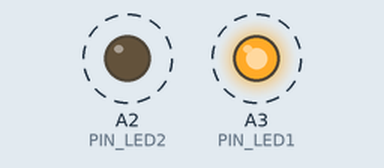
Bench run of a sketch on a simulated Arduino Uno, built with avr-gcc and run on an emulated ATmega328P. Shown: output pins drawn as LEDs (lit = HIGH). Dashed ring = blinking.

Above: at 0.5 s.
Timing chart, 0 to 4.6 s (numbered marks = the images above):
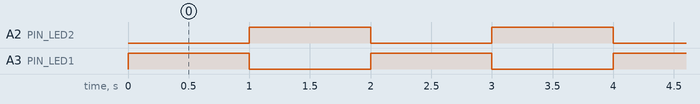

The sketch:

lab1.ino
```cpp
#define PIN_LED1 A3
#define PIN_LED2 A2
#define PIN_BUTTON A1


void setup() {
  // put your setup code here, to run once:
  pinMode(A3, OUTPUT);
  pinMode(A2, OUTPUT);
}

void loop() {
  // put your main code here, to run repeatedly:
  digitalWrite(PIN_LED1, HIGH);
  delay(1000);
  digitalWrite(PIN_LED1, LOW);
  digitalWrite(PIN_LED2, HIGH);
  delay(1000);
  digitalWrite(PIN_LED2, LOW);
}
```

Measured:
- by itself, A2 (PIN_LED2), A3 (PIN_LED1): alternates HIGH for 1.0 s and LOW for 1.0 s
- by itself, everything shown: repeats every 2.0 s, in 3 steps
